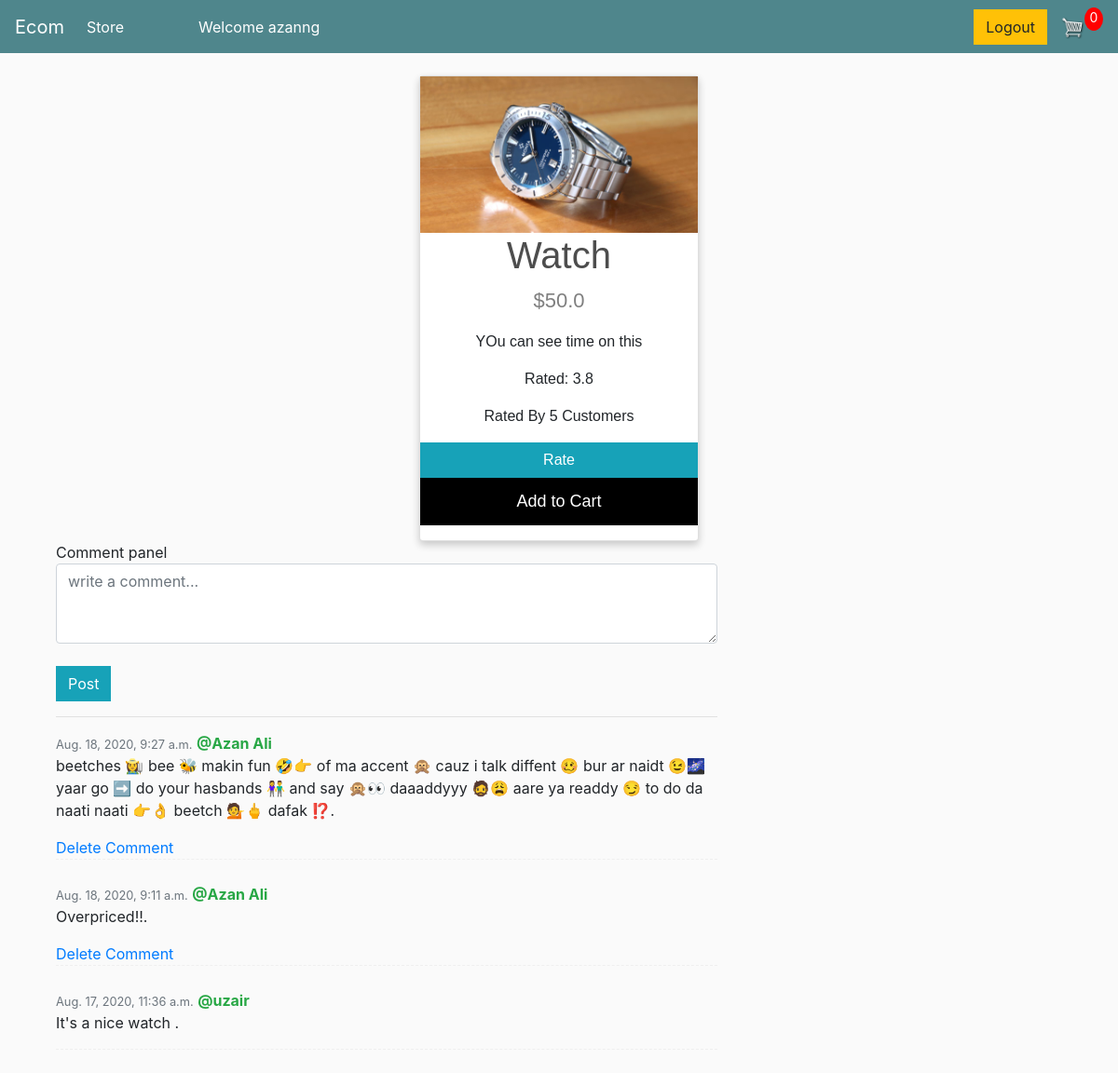
The page /product/1 (signed in) on the database its author committed.
### store/models.py (models this page shows, shortened)
class Product(models.Model):
    name=models.CharField(max_length=200)
    price=models.FloatField()
    digital=models.BooleanField(default=False, null=True, blank=True)
    image=models.ImageField(null=True, blank=True)
    description=models.TextField(null=True, blank=True)
    @property
    def imageURL(self):
        try:
            url=self.image.url
        except:
            url=''
        return url

class Comment(models.Model):
    customer=models.ForeignKey(Customer, on_delete=models.SET_NULL, null=True, blank=True)
    product=models.ForeignKey(Product, on_delete=models.CASCADE, null=True, blank=True)
    text=models.TextField(null=True, blank=True)
    posted_at=models.DateTimeField(null=True, auto_now_add=True)

class Customer(models.Model):
    user=models.OneToOneField(User, null=True, blank=True, on_delete=models.CASCADE)
    name=models.CharField(null=True, max_length=200)
    email=models.CharField(max_length=200)
    phone=models.CharField(max_length=200, null=True, blank=True)

### store/views.py (the view, shortened to what this page needs)
# urls.py: path('product/<str:pk>', views.product, name='product'),
def product(request, pk):
    customer=request.user.customer
    product=Product.objects.get(id=pk)
    rating_sum=0
    total_ratings=0
    ratings=Rating.objects.filter(product=product)
    for rating in ratings:
        rating_sum=rating_sum+rating.rated
        total_ratings=total_ratings+1
    comments=Comment.objects.filter(product=product).order_by('-id')
    order, created=Order.objects.get_or_create(customer=customer, complete=False)
    cartItems=order.get_cart_items
    if total_ratings!=0:
        avg_rating=rating_sum/total_ratings
    else:
        avg_rating=0
    context={'product':product, 'comments':comments, 'customer':customer, 'cartItems':cartItems, 'avg_rating':avg_rating, 'rated_by':total_ratings}
    return render(request, 'store/product.html', context)

### store/models.py (called while the page is built)
    @property
    def get_cart_items(self):
        orderitems=self.orderitem_set.all()
        total=sum([item.quantity for item in orderitems])
        return total

### store/templates/store/product.html (shortened to what this page needs)
{% extends 'store/main.html' %}
{% load static %}
{% block content %}
<div class="card">
    <img src="{{product.imageURL}}" alt="{{product.name}}" style="width:100%">
    <h1>{{product.name}}</h1>
    <p class="price">${{product.price}}</p>
    <p>{{product.description}}</p>
    <p>Rated: {{avg_rating|floatformat:1}}</p>
    <p>Rated By {{rated_by}} Customers</p>
      <a href="{% url 'store:rate' product.id %}" class="btn btn-info">Rate</a>
    <p><button>Add to Cart</button></p>
  </div>
  <div class="container">
    <div class="row bootstrap snippets bootdeys">
        <div class="col-md-8 col-sm-12">
            <div class="comment-wrapper">
                <div class="panel panel-info">
                    <div class="panel-heading">
                        Comment panel
                    </div>
                    <form action="" method="POST">
                    <div class="panel-body">
                        <textarea class="form-control" placeholder="write a comment..." name="comment" rows="3"></textarea>
                        <br>
                        <button type="submit" class="btn btn-info pull-right">Post</button>
                        </form>
                        <hr>
                        <ul class="media-list">
                            {% for comment in comments %}
                            <li class="media">
                                <div class="media-body">
                                    <span class="text-muted pull-right">
                                        <small class="text-muted">{{comment.posted_at}}</small>
                                    </span>
                                    <strong class="text-success">@{{comment.customer.name}}</strong>
                                    <p>
                                       {{comment.text}}.
                                    </p>
                                    {% if comment.customer == customer %}
                                    <a href="{% url 'store:delete' comment.id product.id%}" class="">Delete Comment</a>
                                    {% endif %}
                                </div>
                            </li>
                            {% endfor %}
                        </ul>
                    </div>
                </div>
            </div>
        </div>
    </div>
    </div>
{% endblock content %}

### store/templates/store/main.html (shortened to what this page needs)
<!DOCTYPE html>
{% load static %}
<html>
<head>
	<link rel="stylesheet" href="https://stackpath.bootstrapcdn.com/bootstrap/4.4.1/css/bootstrap.min.css">
	<link rel="stylesheet" type="text/css" href="{% static 'css/main.css' %}">
</head>
<body>
	<nav class="navbar navbar-expand-lg navbar-dark bg-dark">
	  <a class="navbar-brand" href="{% url 'store:store' %}">Ecom</a>
	  <div class="collapse navbar-collapse" id="navbarSupportedContent">
	    <ul class="navbar-nav mr-auto">
	      <li class="nav-item active">
			<a class="nav-link" href="{% url 'store:store' %}">Store <span class="sr-only">(current)</span></a>
		  </li>
		  <li class="nav-item active">
			<a class="nav-link"><span class="sr-only">(current)</span></a>
		  </li>
		  <li class="nav-item active">
			<a class="nav-link"><span class="sr-only">(current)</span></a>
		  </li>
		  <li class="nav-item active">
			<a class="nav-link"><span class="sr-only">(current)</span></a>
		  </li>
		  <li class="nav-item active">
			<a class="nav-link"><span class="sr-only">(current)</span></a>
		  </li>
		  <li class="nav-item active">
			<a class="nav-link">Welcome {{request.user}} <span class="sr-only">(current)</span></a>
	      </li>
	    </ul>
	    <div class="form-inline my-2 my-lg-0">
	     	<a href="{% url 'store:logout' %}"class="btn btn-warning">Logout</a>
	     	<a href="{% url 'store:cart' %}">
	    		<img  id="cart-icon" src="{% static 'images/cart.png' %}">
	    	</a>
	    	<p id="cart-total">{{cartItems}}</p>
	    </div>
	  </div>
	</nav>
     <div class="container">
            <br>
            {% block content %}
            {% endblock content %}
</body>
</html>

### static/css/main.css (style rules this page uses)
body { background-color: hsl(0, 0%, 98%); }
h1,h2,h3,h4,h5,h6 { color:hsl(0, 0%, 30%); }
.bg-dark { background-color: #4f868c!important; }
#cart-icon { width:25px; display: inline-block; margin-left: 15px; }
#cart-total { display: block; text-align: center; color:#fff; background-color: red; width: 20px; height: 25px; border-radius: 50%; font-size: 14px; }
.btn { border-radius: 0; }

### store/templates/store/main.html (style rules this page uses)
body { background-color: hsl(0, 0%, 98%); }
h1,h2,h3,h4,h5,h6 { color:hsl(0, 0%, 30%); }
.bg-dark { background-color: #4f868c!important; }
#cart-icon { width:25px; display: inline-block; margin-left: 15px; }
#cart-total { display: block; text-align: center; color:#fff; background-color: red; width: 20px; height: 25px; border-radius: 50%; font-size: 14px; }
.btn { border-radius: 0; }

### store/templates/store/product.html (style rules this page uses)
.comment-wrapper .panel-body { max-height:650px; overflow:auto; }
.comment-wrapper .media-list .media { border-bottom:1px dashed #efefef; margin-bottom:25px; }
.card { box-shadow: 0 4px 8px 0 rgba(0, 0, 0, 0.2); max-width: 300px; margin: auto; text-align: center; font-family: arial; }
.price { color: grey; font-size: 22px; }
.card button { border: none; outline: 0; padding: 12px; color: white; background-color: #000; text-align: center; cursor: pointer; width: 100%; font-size: 18px; }
* { margin: 0; padding: 0; }

### rows shown on the page
Product: imageURL (picture), name "Watch", price "50.0", description "YOu can see time on this"
Comment: posted_at "Aug. 18, 2020, 9:27 a.m.", customer.name "Azan Ali", text "beetches 👩‍🌾 bee 🐝 makin fun 🤣👉 of ma accent 🙊 cauz i talk diffent 🥴 bur ar naidt 😉🌌 yaar go ➡️ do your hasbands 👫 and say 🙊👀 daaaddyyy 🧔😩 aare ya readdy 😏 to do da naati naati 👉👌 beetch 💁🖕 dafak ⁉️", shows "Delete Comment"
Comment: posted_at "Aug. 18, 2020, 9:11 a.m.", customer.name "Azan Ali", text "Overpriced!!", shows "Delete Comment"
Comment: posted_at "Aug. 17, 2020, 11:36 a.m.", customer.name "uzair", text "It's a nice watch"

### other values the page prints
{{ request.user }} "azanng"
{{ cartItems }} "0"
{{ avg_rating|floatformat:1 }} "3.8"
{{ rated_by }} "5"
